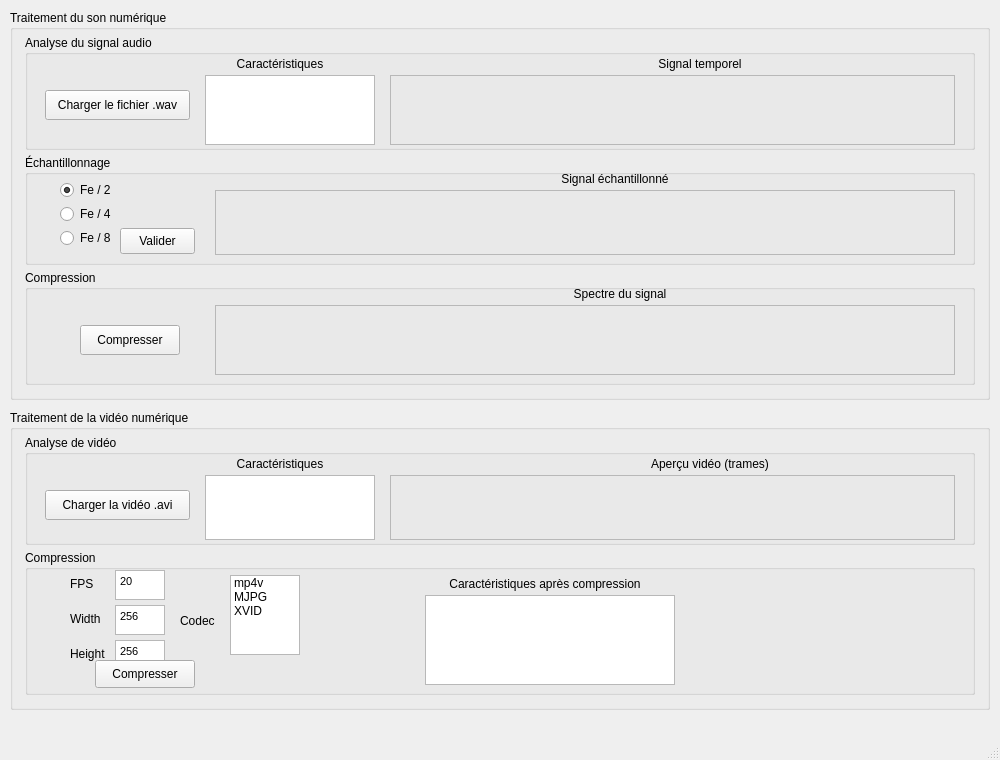
<?xml version="1.0" encoding="UTF-8"?>
<ui version="4.0">
 <class>MainWindow</class>
 <widget class="QMainWindow" name="MainWindow">
  <property name="geometry">
   <rect>
    <x>0</x>
    <y>0</y>
    <width>1000</width>
    <height>760</height>
   </rect>
  </property>
  <property name="windowTitle">
   <string>MainWindow</string>
  </property>

  <widget class="QWidget" name="centralwidget">

   <widget class="QGroupBox" name="groupBox_traitement_son">
    <property name="geometry">
     <rect>
      <x>10</x>
      <y>10</y>
      <width>980</width>
      <height>390</height>
     </rect>
    </property>
    <property name="title">
     <string>Traitement du son numérique</string>
    </property>

    <widget class="QGroupBox" name="groupBox_analyse_audio">
     <property name="geometry">
      <rect>
       <x>15</x>
       <y>25</y>
       <width>950</width>
       <height>115</height>
      </rect>
     </property>
     <property name="title">
      <string>Analyse du signal audio</string>
     </property>

     <widget class="QPushButton" name="btn_load_wav">
      <property name="geometry">
       <rect>
        <x>20</x>
        <y>55</y>
        <width>145</width>
        <height>30</height>
       </rect>
      </property>
      <property name="text">
       <string>Charger le fichier .wav</string>
      </property>
     </widget>

     <widget class="QLabel" name="title_audio_features">
      <property name="geometry">
       <rect>
        <x>190</x>
        <y>20</y>
        <width>130</width>
        <height>18</height>
       </rect>
      </property>
      <property name="text">
       <string>Caractéristiques</string>
      </property>
      <property name="alignment">
       <set>Qt::AlignCenter</set>
      </property>
     </widget>

     <widget class="QTextEdit" name="audio_features">
      <property name="geometry">
       <rect>
        <x>180</x>
        <y>40</y>
        <width>170</width>
        <height>70</height>
       </rect>
      </property>
      <property name="readOnly">
       <bool>true</bool>
      </property>
      <property name="font">
       <font>
        <pointsize>8</pointsize>
       </font>
      </property>
     </widget>

     <widget class="QLabel" name="title_signal_temporel">
      <property name="geometry">
       <rect>
        <x>610</x>
        <y>20</y>
        <width>130</width>
        <height>18</height>
       </rect>
      </property>
      <property name="text">
       <string>Signal temporel</string>
      </property>
      <property name="alignment">
       <set>Qt::AlignCenter</set>
      </property>
     </widget>

     <widget class="QLabel" name="label_signal_temporel">
      <property name="geometry">
       <rect>
        <x>365</x>
        <y>40</y>
        <width>565</width>
        <height>70</height>
       </rect>
      </property>
      <property name="frameShape">
       <enum>QFrame::StyledPanel</enum>
      </property>
      <property name="text">
       <string/>
      </property>
      <property name="alignment">
       <set>Qt::AlignCenter</set>
      </property>
      <property name="scaledContents">
       <bool>false</bool>
      </property>
     </widget>
    </widget>

    <widget class="QGroupBox" name="groupBox_echantillonnage">
     <property name="geometry">
      <rect>
       <x>15</x>
       <y>145</y>
       <width>950</width>
       <height>110</height>
      </rect>
     </property>
     <property name="title">
      <string>Échantillonnage</string>
     </property>

     <widget class="QRadioButton" name="radio_fe2">
      <property name="geometry">
       <rect>
        <x>35</x>
        <y>25</y>
        <width>80</width>
        <height>20</height>
       </rect>
      </property>
      <property name="text">
       <string>Fe / 2</string>
      </property>
      <property name="checked">
       <bool>true</bool>
      </property>
     </widget>

     <widget class="QRadioButton" name="radio_fe4">
      <property name="geometry">
       <rect>
        <x>35</x>
        <y>49</y>
        <width>80</width>
        <height>20</height>
       </rect>
      </property>
      <property name="text">
       <string>Fe / 4</string>
      </property>
     </widget>

     <widget class="QRadioButton" name="radio_fe8">
      <property name="geometry">
       <rect>
        <x>35</x>
        <y>73</y>
        <width>80</width>
        <height>20</height>
       </rect>
      </property>
      <property name="text">
       <string>Fe / 8</string>
      </property>
     </widget>

     <widget class="QPushButton" name="btn_validate_resample">
      <property name="geometry">
       <rect>
        <x>95</x>
        <y>73</y>
        <width>75</width>
        <height>26</height>
       </rect>
      </property>
      <property name="text">
       <string>Valider</string>
      </property>
     </widget>

     <widget class="QLabel" name="title_signal_echantillonne">
      <property name="geometry">
       <rect>
        <x>515</x>
        <y>15</y>
        <width>150</width>
        <height>18</height>
       </rect>
      </property>
      <property name="text">
       <string>Signal échantillonné</string>
      </property>
      <property name="alignment">
       <set>Qt::AlignCenter</set>
      </property>
     </widget>

     <widget class="QLabel" name="label_signal_echantillonne">
      <property name="geometry">
       <rect>
        <x>190</x>
        <y>35</y>
        <width>740</width>
        <height>65</height>
       </rect>
      </property>
      <property name="frameShape">
       <enum>QFrame::StyledPanel</enum>
      </property>
      <property name="text">
       <string/>
      </property>
      <property name="alignment">
       <set>Qt::AlignCenter</set>
      </property>
      <property name="scaledContents">
       <bool>false</bool>
      </property>
     </widget>
    </widget>

    <widget class="QGroupBox" name="groupBox_compression_audio">
     <property name="geometry">
      <rect>
       <x>15</x>
       <y>260</y>
       <width>950</width>
       <height>115</height>
      </rect>
     </property>
     <property name="title">
      <string>Compression</string>
     </property>

     <widget class="QPushButton" name="btn_compress_audio">
      <property name="geometry">
       <rect>
        <x>55</x>
        <y>55</y>
        <width>100</width>
        <height>30</height>
       </rect>
      </property>
      <property name="text">
       <string>Compresser</string>
      </property>
     </widget>

     <widget class="QLabel" name="title_spectre">
      <property name="geometry">
       <rect>
        <x>535</x>
        <y>15</y>
        <width>120</width>
        <height>18</height>
       </rect>
      </property>
      <property name="text">
       <string>Spectre du signal</string>
      </property>
      <property name="alignment">
       <set>Qt::AlignCenter</set>
      </property>
     </widget>

     <widget class="QLabel" name="label_spectre">
      <property name="geometry">
       <rect>
        <x>190</x>
        <y>35</y>
        <width>740</width>
        <height>70</height>
       </rect>
      </property>
      <property name="frameShape">
       <enum>QFrame::StyledPanel</enum>
      </property>
      <property name="text">
       <string/>
      </property>
      <property name="alignment">
       <set>Qt::AlignCenter</set>
      </property>
      <property name="scaledContents">
       <bool>false</bool>
      </property>
     </widget>
    </widget>
   </widget>

   <widget class="QGroupBox" name="groupBox_traitement_video">
    <property name="geometry">
     <rect>
      <x>10</x>
      <y>410</y>
      <width>980</width>
      <height>300</height>
     </rect>
    </property>
    <property name="title">
     <string>Traitement de la vidéo numérique</string>
    </property>

    <widget class="QGroupBox" name="groupBox_analyse_video">
     <property name="geometry">
      <rect>
       <x>15</x>
       <y>25</y>
       <width>950</width>
       <height>110</height>
      </rect>
     </property>
     <property name="title">
      <string>Analyse de vidéo</string>
     </property>

     <widget class="QPushButton" name="btn_load_video">
      <property name="geometry">
       <rect>
        <x>20</x>
        <y>55</y>
        <width>145</width>
        <height>30</height>
       </rect>
      </property>
      <property name="text">
       <string>Charger la vidéo .avi</string>
      </property>
     </widget>

     <widget class="QLabel" name="title_video_features">
      <property name="geometry">
       <rect>
        <x>190</x>
        <y>20</y>
        <width>130</width>
        <height>18</height>
       </rect>
      </property>
      <property name="text">
       <string>Caractéristiques</string>
      </property>
      <property name="alignment">
       <set>Qt::AlignCenter</set>
      </property>
     </widget>

     <widget class="QTextEdit" name="video_features">
      <property name="geometry">
       <rect>
        <x>180</x>
        <y>40</y>
        <width>170</width>
        <height>65</height>
       </rect>
      </property>
      <property name="readOnly">
       <bool>true</bool>
      </property>
      <property name="font">
       <font>
        <pointsize>8</pointsize>
       </font>
      </property>
     </widget>

     <widget class="QLabel" name="title_video_preview">
      <property name="geometry">
       <rect>
        <x>600</x>
        <y>20</y>
        <width>170</width>
        <height>18</height>
       </rect>
      </property>
      <property name="text">
       <string>Aperçu vidéo (trames)</string>
      </property>
      <property name="alignment">
       <set>Qt::AlignCenter</set>
      </property>
     </widget>

     <widget class="QLabel" name="label_video_preview">
      <property name="geometry">
       <rect>
        <x>365</x>
        <y>40</y>
        <width>565</width>
        <height>65</height>
       </rect>
      </property>
      <property name="frameShape">
       <enum>QFrame::StyledPanel</enum>
      </property>
      <property name="text">
       <string/>
      </property>
      <property name="alignment">
       <set>Qt::AlignCenter</set>
      </property>
      <property name="scaledContents">
       <bool>false</bool>
      </property>
     </widget>
    </widget>

    <widget class="QGroupBox" name="groupBox_compression_video">
     <property name="geometry">
      <rect>
       <x>15</x>
       <y>140</y>
       <width>950</width>
       <height>145</height>
      </rect>
     </property>
     <property name="title">
      <string>Compression</string>
     </property>

     <widget class="QLabel" name="label_fps">
      <property name="geometry">
       <rect>
        <x>45</x>
        <y>25</y>
        <width>40</width>
        <height>18</height>
       </rect>
      </property>
      <property name="text">
       <string>FPS</string>
      </property>
     </widget>

     <widget class="QTextEdit" name="textEdit_fps">
      <property name="geometry">
       <rect>
        <x>90</x>
        <y>20</y>
        <width>50</width>
        <height>30</height>
       </rect>
      </property>
      <property name="font">
       <font>
        <pointsize>8</pointsize>
       </font>
      </property>
      <property name="html">
       <string>&lt;!DOCTYPE HTML&gt;&lt;html&gt;&lt;body&gt;&lt;p&gt;20&lt;/p&gt;&lt;/body&gt;&lt;/html&gt;</string>
      </property>
     </widget>

     <widget class="QLabel" name="label_width">
      <property name="geometry">
       <rect>
        <x>45</x>
        <y>60</y>
        <width>45</width>
        <height>18</height>
       </rect>
      </property>
      <property name="text">
       <string>Width</string>
      </property>
     </widget>

     <widget class="QTextEdit" name="textEdit_width">
      <property name="geometry">
       <rect>
        <x>90</x>
        <y>55</y>
        <width>50</width>
        <height>30</height>
       </rect>
      </property>
      <property name="font">
       <font>
        <pointsize>8</pointsize>
       </font>
      </property>
      <property name="html">
       <string>&lt;!DOCTYPE HTML&gt;&lt;html&gt;&lt;body&gt;&lt;p&gt;256&lt;/p&gt;&lt;/body&gt;&lt;/html&gt;</string>
      </property>
     </widget>

     <widget class="QLabel" name="label_height">
      <property name="geometry">
       <rect>
        <x>45</x>
        <y>95</y>
        <width>45</width>
        <height>18</height>
       </rect>
      </property>
      <property name="text">
       <string>Height</string>
      </property>
     </widget>

     <widget class="QTextEdit" name="textEdit_height">
      <property name="geometry">
       <rect>
        <x>90</x>
        <y>90</y>
        <width>50</width>
        <height>30</height>
       </rect>
      </property>
      <property name="font">
       <font>
        <pointsize>8</pointsize>
       </font>
      </property>
      <property name="html">
       <string>&lt;!DOCTYPE HTML&gt;&lt;html&gt;&lt;body&gt;&lt;p&gt;256&lt;/p&gt;&lt;/body&gt;&lt;/html&gt;</string>
      </property>
     </widget>

     <widget class="QLabel" name="label_codec">
      <property name="geometry">
       <rect>
        <x>155</x>
        <y>62</y>
        <width>45</width>
        <height>18</height>
       </rect>
      </property>
      <property name="text">
       <string>Codec</string>
      </property>
     </widget>

     <widget class="QListWidget" name="list_codec">
      <property name="geometry">
       <rect>
        <x>205</x>
        <y>25</y>
        <width>70</width>
        <height>80</height>
       </rect>
      </property>
      <item>
       <property name="text">
        <string>mp4v</string>
       </property>
      </item>
      <item>
       <property name="text">
        <string>MJPG</string>
       </property>
      </item>
      <item>
       <property name="text">
        <string>XVID</string>
       </property>
      </item>
     </widget>

     <widget class="QPushButton" name="btn_compress_video">
      <property name="geometry">
       <rect>
        <x>70</x>
        <y>110</y>
        <width>100</width>
        <height>28</height>
       </rect>
      </property>
      <property name="text">
       <string>Compresser</string>
      </property>
     </widget>

     <widget class="QLabel" name="title_video_results">
      <property name="geometry">
       <rect>
        <x>405</x>
        <y>25</y>
        <width>230</width>
        <height>18</height>
       </rect>
      </property>
      <property name="text">
       <string>Caractéristiques après compression</string>
      </property>
      <property name="alignment">
       <set>Qt::AlignCenter</set>
      </property>
     </widget>

     <widget class="QTextEdit" name="video_results">
      <property name="geometry">
       <rect>
        <x>400</x>
        <y>45</y>
        <width>250</width>
        <height>90</height>
       </rect>
      </property>
      <property name="readOnly">
       <bool>true</bool>
      </property>
      <property name="font">
       <font>
        <pointsize>8</pointsize>
       </font>
      </property>
     </widget>
    </widget>
   </widget>

  </widget>

  <widget class="QMenuBar" name="menubar">
   <property name="geometry">
    <rect>
     <x>0</x>
     <y>0</y>
     <width>1000</width>
     <height>26</height>
    </rect>
   </property>
  </widget>
  <widget class="QStatusBar" name="statusbar"/>
 </widget>
 <resources/>
 <connections/>
</ui>
